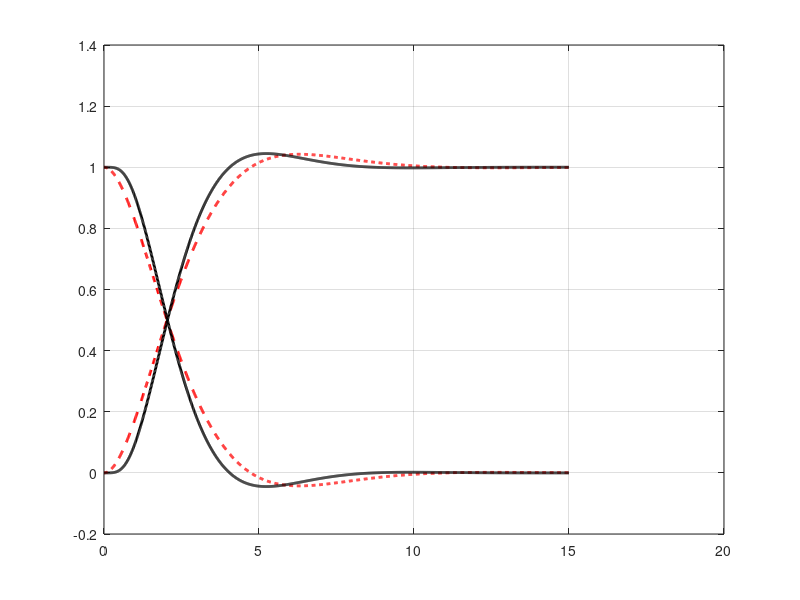
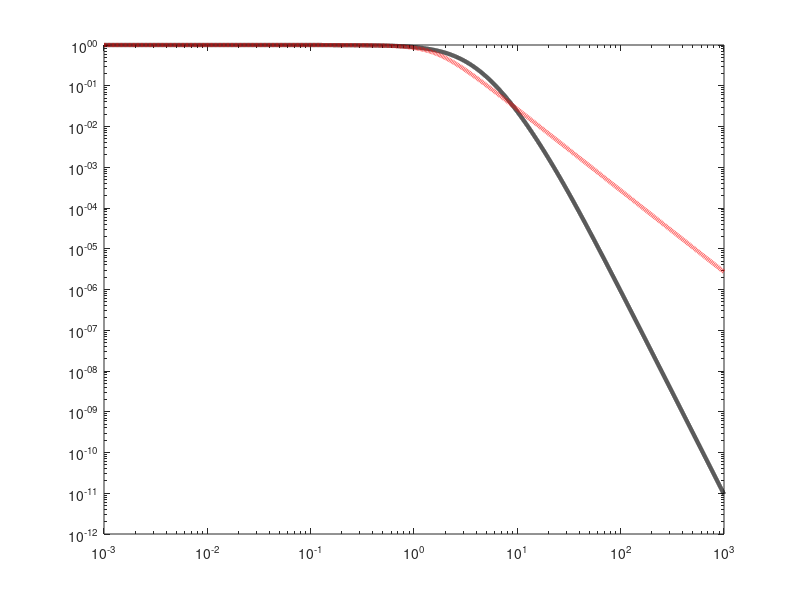

These figures' MATLAB source, in order: (Note: this script raises an error after producing the figures.)
% *********************************************************************************************************** 
%               Copyright (C) 2008
%               Aristotle University of Thessaloniki
%               Depaertment of Electrical & Computer Engineering
%               Division of Electronics & Computer Engineering
% 
% ************************************************************************************************************
%  Title:       auto_tune_param_main.m																			   																		  	
%  Project:     Automatic tuning of the paramters for PI,PID controllers
%  
%  Purpose:     main script for the automatic tuning based on the three methods																		   																		
%  Author :     kostas g. papadopoulos																	   																		
% 																										   																		
%  History:     Date: 19.02.2008  date last modified
% 																										  																		
%  Contact:     kostas g. papadopoulos,    leonidas droukas
%               kpapadop@eng.auth.gr  ,    leon_drouk@yahoo.gr
% 																										  																		
%  Place:	    Aristotle University of Thessaloniki, Thessaloniki, Greece							   																		
% 
% ************************************************************************************************************

clc;
clear all;

% *************************************************************************
% ********************    Random plant Generation  ************************
% *************************************************************************
kp = 1     ;
kh = 1        ; % Essential Condition for TYPE-I systems
% *************************************************************************
disp('**************** Include zeros in your analysis  *******************')
includeZer = input('y/n:','s');
if  strcmp(includeZer,'y') == 1
    inclZer = 1;
else
    inclZer = 0;
end
disp('************  Include time delay in your analysis  *****************')
includetimeDel = input('y/n:','s');
if  strcmp(includetimeDel,'y') == 1
    inclTDel = 1;
else
    inclTDel = 0;
end


% RANDOM plant generation
% *************************************************************************
Tz1 = inclZer*rand  ;     Tp1 = 0.8236; 
Tz2 = inclZer*rand  ;     Tp2 = 0.7226;
Tz3 = inclZer*rand  ;     Tp3 = 0.7213;
Tz4 = inclZer*rand  ;     Tp4 = 0.3218;
                          Tp5 = 0.1128;
Td  = inclTDel*rand ;     Tp6 = 0.0129;

Tsum = Tp1 + Tp2 + Tp3 + Tp4 + Tp5 + Tp6;

% Normalizing time constants with Tp1
% *************************************************************************
tz1 = Tz1 / Tsum ;    tp1 = Tp1 / Tsum 
tz2 = Tz2 / Tsum ;    tp2 = Tp2 / Tsum ;
tz3 = Tz3 / Tsum ;    tp3 = Tp3 / Tsum ;
tz4 = Tz4 / Tsum ;    tp4 = Tp4 / Tsum ;
                      tp5 = Tp5 / Tsum ;
                      tp6 = Tp6 / Tsum ;
td = Td / Tsum ;


% Creating the plant Structure
% *************************************************************************
plant.tp1 = tp1;    plant.tz1 = tz1;
plant.tp2 = tp2;    plant.tz2 = tz2;
plant.tp3 = tp3;    plant.tz3 = tz3;
plant.tp4 = tp4;    plant.tz4 = tz4;
plant.tp5 = tp5;
plant.tp6 = tp6;
plant.td = td  ;    plant.kp = kp;   plant.kh = kh;

pGp0 = 1 ;
pGp1 = tp1 + tp2 + tp3 + tp4 + tp5                                               ;

pGp2 = tp1*tp2 +tp1*tp3 +tp1*tp4 +tp1*tp5 +tp2*tp3 + ...
       tp2*tp4 +tp2*tp5  +tp3*tp4 +tp3*tp5 +tp4*tp5                              ;

pGp3 = tp1*tp2*tp3 + tp1*tp2*tp4 + tp1*tp2*tp5 + tp1*tp3*tp4 + tp1*tp3*tp5 +...
       tp1*tp4*tp5 + tp2*tp3*tp4 + tp2*tp3*tp5 + tp2*tp4*tp5 + tp3*tp4*tp5       ;

pGp4 = tp1*tp2*tp3*tp4 + tp1*tp2*tp3*tp5 + tp1*tp2*tp4*tp5 + tp1*tp3*tp4*tp5 +...
       tp2*tp3*tp4*tp5                                                           ;
   
pGp5 = tp1*tp2*tp3*tp4*tp5                                                       ;


% Control of the approximate plant [I Controller]
% *************************************************************************
% we conceive the plant as a first order plant
numGp = kp;
denGp = [pGp1 1];
Gpappr = tf(numGp,denGp);

% Control of the real plant [I Controller]
% *************************************************************************
numGp = kp;
denGp_tp1_tp2 = conv([tp1 1],[tp2 1]);
denGp_tp3_tp4 = conv([tp3 1],[tp4 1]);
denGp_tp1_tp2_tp3_tp4 = conv(denGp_tp1_tp2,denGp_tp3_tp4);
denFinal = conv(denGp_tp1_tp2_tp3_tp4,[tp5 1]);
Gpreal = tf(numGp,denFinal);

x_MO  = 0               ;
y_MO  = 0               ;
w1 = (Tsum + Tp6)/Tsum  ;
ti_MO = 2*kp*w1         ;

num0Gc = 1                       ;
num1Gc = x_MO                    ;
num2Gc = y_MO                    ;
numGc_MO = [num2Gc num1Gc num0Gc];
    
den0Gc = 0                       ;
den1Gc = ti_MO                   ;
den2Gc = ti_MO*tp6               ;
denGc_MO = [den2Gc den1Gc den0Gc];
Gc_I = tf(numGc_MO,denGc_MO)     ;

Ffp_MO_appr= Gc_I*Gpappr        ;
Ffp_MO_real = Gc_I*Gpreal       ;

Fcl_MO_appr = feedback(Ffp_MO_appr,kh) ;
Fcl_MO_real = feedback(Ffp_MO_real,kh) ;
So_appr = 1 - Fcl_MO_appr;
So_real = 1 - Fcl_MO_real;

t = 0:0.01:15;
[ycl_MO_appr t] = step(Fcl_MO_appr,t);
[ycl_MO_real t] = step(Fcl_MO_real,t);

[so_MO_appr t] = step(So_appr,t);
[so_MO_real t] = step(So_real,t);

figure(1)
plot(t,ycl_MO_appr,'r--','LineWidth',2)
hold on

plot(t,ycl_MO_real,'k','LineWidth',2)
hold on

plot(t,so_MO_appr,'r--','LineWidth',2)
hold on

plot(t,so_MO_real,'k','LineWidth',2)
grid

% BodeMagnitude
w = logspace(-3,3,15000);
for i = 1:15000;
     
      s = j*w(i);
      % ******************************************************************
      % real plant
      % ******************************************************************
      numReal(i) = kp                     ;
      denReal(i) = pGp5*s^5 + pGp4*s^4 + ...
                   pGp3*s^3 + pGp2*s^2 + ...
                   pGp1*s^1 + pGp0*s^0    ;
      FclReal(i) = numReal(i)/denReal(i)  ;
      SoReal(i)  = 1 - FclReal(i)         ; 
      magReal_Fcl(i) = abs(FclReal(i))    ;
      magReal_So(i)  = abs(SoReal(i))     ;
      % ******************************************************************
      % approximate plant      
      % ******************************************************************
      numAppr(i) = kp                   ;
      denAppr(i) = pGp2*s^2 + pGp1*s^1 + pGp0*s^0  ;
      FclAppr(i) = numAppr(i)/denAppr(i);
      SoAppr(i) = 1 - FclAppr(i)        ;
      magAppr_Fcl(i) = abs(FclAppr(i))  ; 
      magAppr_So(i) = abs(SoAppr(i))    ;
end
figure(2)
loglog(w,magReal_Fcl,'k','LineWidth',3)
hold on
loglog(w,magAppr_Fcl,'r--','LineWidth',3)
hold on
loglog(w,magReal_So,'K','LineWidth',3)
hold on
loglog(w,magAppr_So,'r--','LineWidth',3)
grid on

xmin = 10^(-3);
xmax = 10^3   ;
ymin = 10^(-2);
ymax = 2      ;
axis([xmin xmax ymin ymax]);
return
% ++++++++++++++++++++++++++++++++++++++++++++++++++++++++++++++++++++++
% ++++++++++++++++++++++++++++++++++++++++++++++++++++++++++++++++++++++
%                          2nd Order System
% ++++++++++++++++++++++++++++++++++++++++++++++++++++++++++++++++++++++

